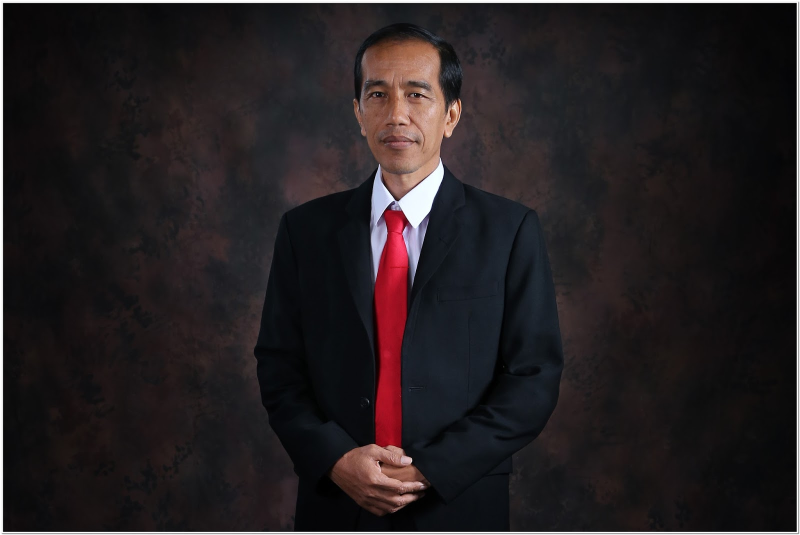
#> input picture img_detection/jokowi2.jpg, 1600 x 1070 px (shown at 1/2 size)
$ python photo.py
#> lines starting #> are read from the running program, lines starting #| are printed output that depends on the picture; after the words box and inside, x2 and y2 are one past the last pixel; in counts of white or black regions, pixels touching at a corner belong together
import cv2
import numpy as np

face_cascade = cv2.CascadeClassifier('haarcascade_frontalface_default.xml')

img = cv2.imread('jokowi2.jpg')
#> img is the input picture: shape (1070, 1600, 3); mean B, G, R 33, 31.1, 36.5
# img = cv2.resize(img, (150, 150))

gray = cv2.cvtColor(img, cv2.COLOR_BGR2GRAY)
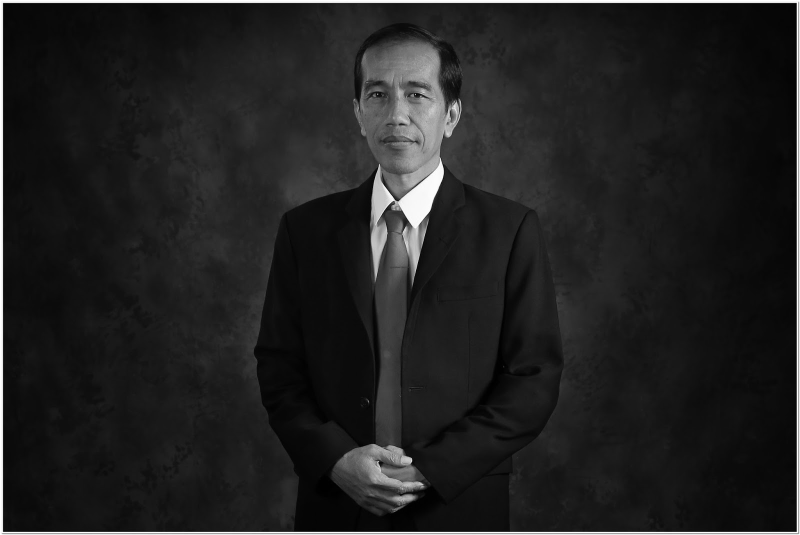
#> gray: shape (1070, 1600) (shown at 1/2 size); min 0, max 255, mean 32.9

faces = face_cascade.detectMultiScale(gray, 1.3, 5)
#> faces = [[680, 97, 235, 235]]

for (x,y,w,h) in faces:
    print(x)
    print(y)
    print(w)
    print(h)

    crop_img = img[y:(y+h), x:(x+w)]

    cv2.rectangle(img,(x,y),(x+w,y+h),(255,0,0),2)
#> this loop made 1 pass
#| 680
#| 97
#| 235
#| 235
#> pass 1, `crop_img = img[y:(y+h), x:(x+w)]`:
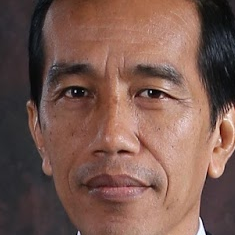
#> crop_img: shape (235, 235, 3); mean B, G, R 79.5, 88.9, 120.8
#> after the loop:
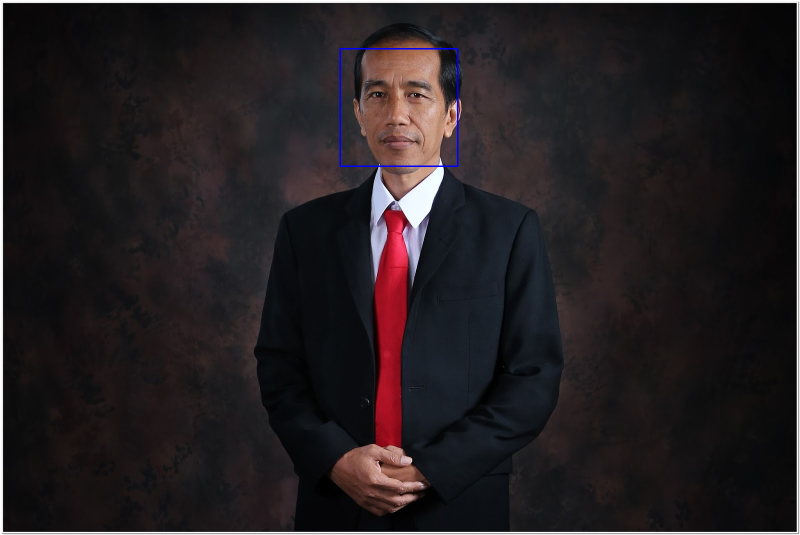
#> img: shape (1070, 1600, 3) (shown at 1/2 size); 0.16% of pixels changed, all inside (x1, y1, x2, y2) = (679, 96, 917, 334)

cv2.imshow('img',img)
# cv2.imshow('crop_img',crop_img)
cv2.waitKey(0)
cv2.destroyAllWindows()
quit()
#> (the program exits here)

$ run again, with img_detection/jokowi.jpeg copied over img_detection/jokowi2.jpg
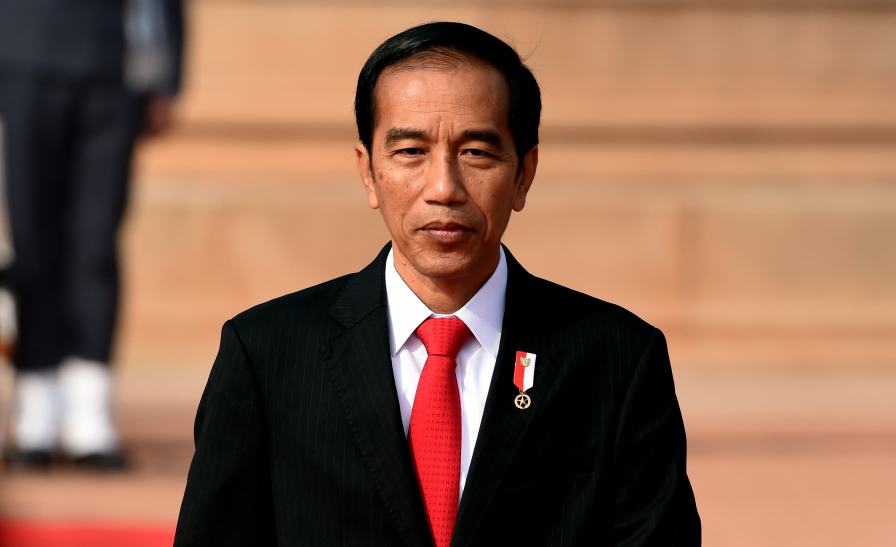
#> input picture img_detection/jokowi.jpeg, 2687 x 1641 px (shown at 1/3 size)
#> img is the input picture: shape (1641, 2687, 3); mean B, G, R 79.9, 100.3, 138.7
#> `gray = cv2.cvtColor(img, cv2.COLOR_BGR2GRAY)`:
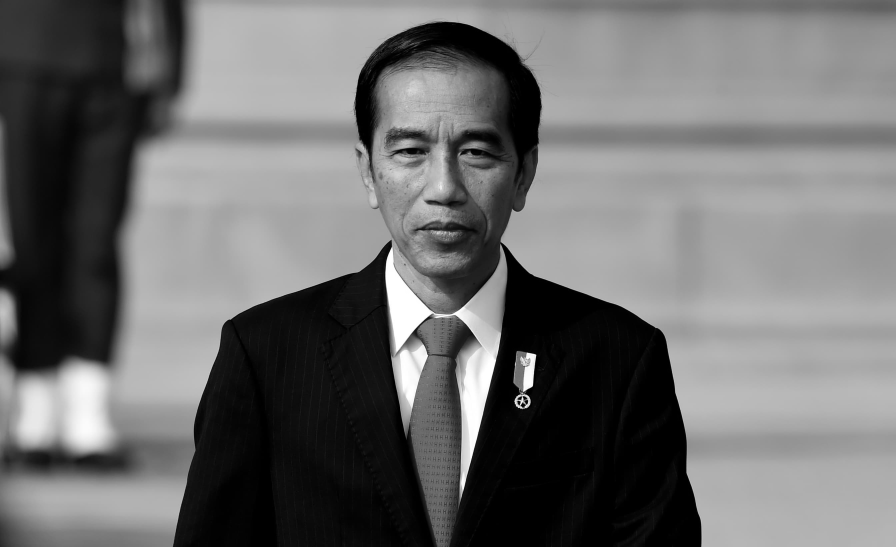
#> gray: shape (1641, 2687) (shown at 1/3 size); min 0, max 255, mean 109.5
#> faces = [[1281, 1513, 58, 58], [1300, 1583, 53, 53], [1033, 212, 597, 597]]
#> the loop `for (x,y,w,h) in faces:` made 3 passes
#> (printed output is left out)
#> pass 3, `crop_img = img[y:(y+h), x:(x+w)]`:
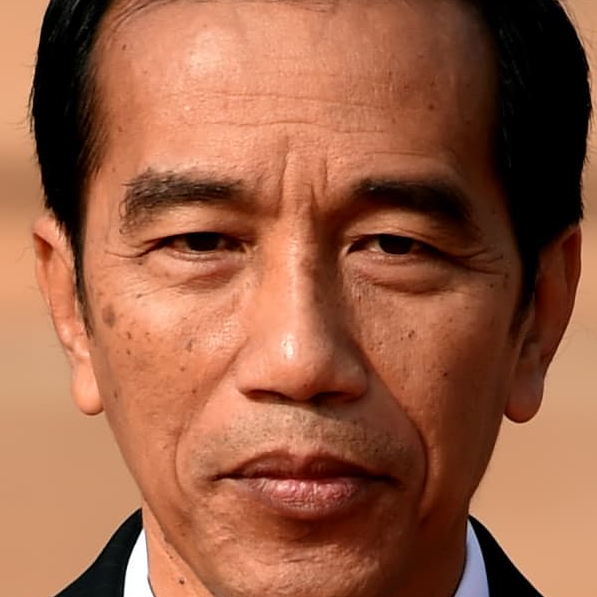
#> crop_img: shape (597, 597, 3); mean B, G, R 69, 95.5, 153.9
